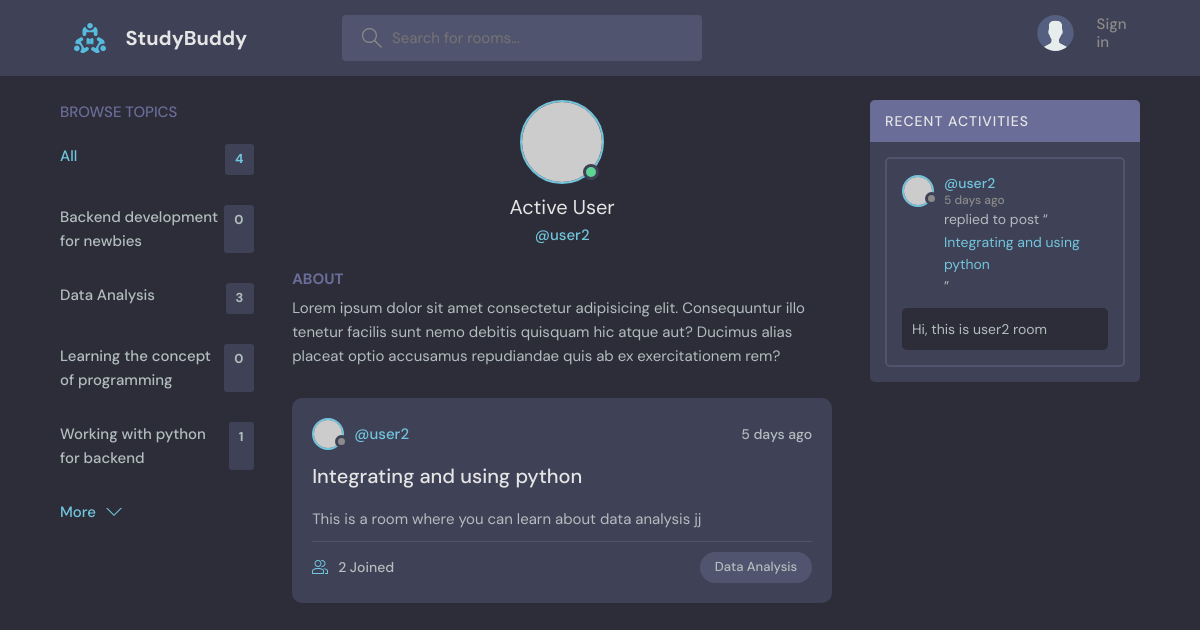
Screenshot of /profile/14 with the database file from the repository.
### base/models.py (models this page shows, shortened)
class Topic(models.Model):
  name = models.CharField(max_length=200)

class Room(models.Model):
  host = models.ForeignKey(User, on_delete=models.SET_NULL, null=True)
  topic = models.ForeignKey(Topic, on_delete=models.SET_NULL, null=True)
  name = models.CharField(max_length=200)
  description = models.TextField(null=True, blank=True)
  participants = models.ManyToManyField(User, related_name="participants", blank=True)
  updated = models.DateTimeField(auto_now=True)
  created = models.DateTimeField(auto_now_add=True)
  class Meta:
    ordering = ['-updated', '-created']
  def __str__(self):
    return self.name

class Message(models.Model):
  user = models.ForeignKey(User, on_delete=models.CASCADE)
  room = models.ForeignKey(Room, on_delete=models.CASCADE)
  body = models.TextField()
  updated = models.DateTimeField(auto_now=True)
  created = models.DateTimeField(auto_now_add=True)
  class Meta:
    ordering = ['-updated', '-created']
  def __str__(self):
    return self.body[0:50]

### base/views.py (the view)
# urls.py: path('profile/<str:pk>', views.userProfile, name='user-profile'),
def userProfile(request, pk):
  user =User.objects.get(id=pk)
  rooms = user.room_set.all()
  room_messages = user.message_set.all()
  topics = Topic.objects.all()
  context = {'user': user, 'rooms': rooms, 'room_messages': room_messages, 'topics': topics}
  return render(request, 'base/profile.html', context)

### base/templates/base/profile.html (shortened to what this page needs)
{% extends 'main.html' %} {% block content %}
<main class="profile-page layout layout--3">
  <div class="container">
    <div>{% include 'base/topics_component.html' %}</div>
    <div class="roomList">
      <div class="profile">
        <div class="profile__avatar">
          <div class="avatar avatar--large active">
            <img src="https://randomuser.me/api/portraits/men/11.jpg" />
          </div>
        </div>
        <div class="profile__info">
          <h3>{{ user.first_name }} {{ user.last_name }}</h3>
          <p>@{{user.username}}</p>
        </div>
        <div class="profile__about">
          <h3>About</h3>
          <p>
            Lorem ipsum dolor sit amet consectetur adipisicing elit.
            Consequuntur illo tenetur facilis sunt nemo debitis quisquam hic
            atque aut? Ducimus alias placeat optio accusamus repudiandae quis ab
            ex exercitationem rem?
          </p>
        </div>
      </div>
      <div>{% include 'base/feed_component.html' %}</div>
    </div>
    <div>{% include 'base/activity_component.html' %}</div>
  </div>
</main>
{% endblock content %}

### base/templates/base/topics_component.html
    <div class="topics">
      <div class="topics__header">
        <h2>Browse Topics</h2>
      </div>
      <ul class="topics__list">
        <li>
          <a href="{% url 'home' %}" class="active">All <span>{{topics.count}}</span></a>
        </li>
        {% for topic in topics %}
        <li>
          <a href="{% url 'home' %}?q={{topic.name}}">{{topic.name}} <span>{{topic.room_set.all.count}}</span></a>
        </li>
        {% endfor %}
      </ul>
      <a class="btn btn--link" href="topics.html">
        More
        <svg
          version="1.1"
          xmlns="http://www.w3.org/2000/svg"
          width="32"
          height="32"
          viewBox="0 0 32 32"
        >
          <title>chevron-down</title>
          <path d="M16 21l-13-13h-3l16 16 16-16h-3l-13 13z"></path>
        </svg>
      </a>
    </div>

### base/templates/base/feed_component.html (shortened to what this page needs)
{% for room in rooms %}
<div class="roomListRoom">
  <div class="roomListRoom__header">
    <a
      href="{% url 'user-profile' room.host.id %}"
      class="roomListRoom__author"
    >
      <div class="avatar avatar--small">
        <img src="https://randomuser.me/api/portraits/women/11.jpg" />
      </div>
      <span>@{{room.host.username}}</span>
    </a>
    <div class="roomListRoom__actions">
      <span>{{room.created |timesince}} ago</span>
    </div>
  </div>
  <div class="roomListRoom__content">
    <a href="{% url 'room' room.id %}">{{room.name}}</a>
    <p>{{room.description}}</p>
  </div>
  <div class="roomListRoom__meta">
    <a href="{% url 'room' room.id %}" class="roomListRoom__joined">
      {{room.participants.all.count}} Joined
    </a>
    <p class="roomListRoom__topic">{{room.topic.name}}</p>
  </div>
</div>
{% endfor %}

### base/templates/base/activity_component.html (shortened to what this page needs)
<div class="activities">
  <div class="activities__header">
    <h2>Recent Activities</h2>
  </div>
  {% for message in room_messages %}
  <div class="activities__box">
    <div class="activities__boxHeader roomListRoom__header">
      <a
        href="{% url 'user-profile' message.user.id %}"
        class="roomListRoom__author"
      >
        <div class="avatar avatar--small">
          <img src="https://randomuser.me/api/portraits/women/11.jpg" />
        </div>
        <p>
          @{{message.user}}
          <span>{{message.created |timesince}} ago</span>
        </p>
      </a>
    </div>
    <div class="activities__boxContent">
      <p>
        replied to post “<a href="{% url 'room' message.room.id %}"
          >{{message.room}}</a
        >”
      </p>
      <div class="activities__boxRoomContent">{{message}}</div>
    </div>
  </div>
  {% endfor %}
</div>

### rows the page displays
Topic: name "Backend development for newbies", room_set.all.count "0"
Topic: name "Data Analysis", room_set.all.count "3"
Topic: name "Learning the concept of programming", room_set.all.count "0"
Topic: name "Working with python for backend", room_set.all.count "1"
Room: host.username "user2", created "5 days", name "Integrating and using python", description "This is a room where you can learn about data analysis jj", participants.all.count "2", topic.name "Data Analysis"
Message: user "user2", created "5 days", room "Integrating and using python", body "Hi, this is user2 room"

### other values shown
{{ topics.count }} "4"
{{ user.first_name }} "Active"
{{ user.last_name }} "User"
{{ user.username }} "user2"
